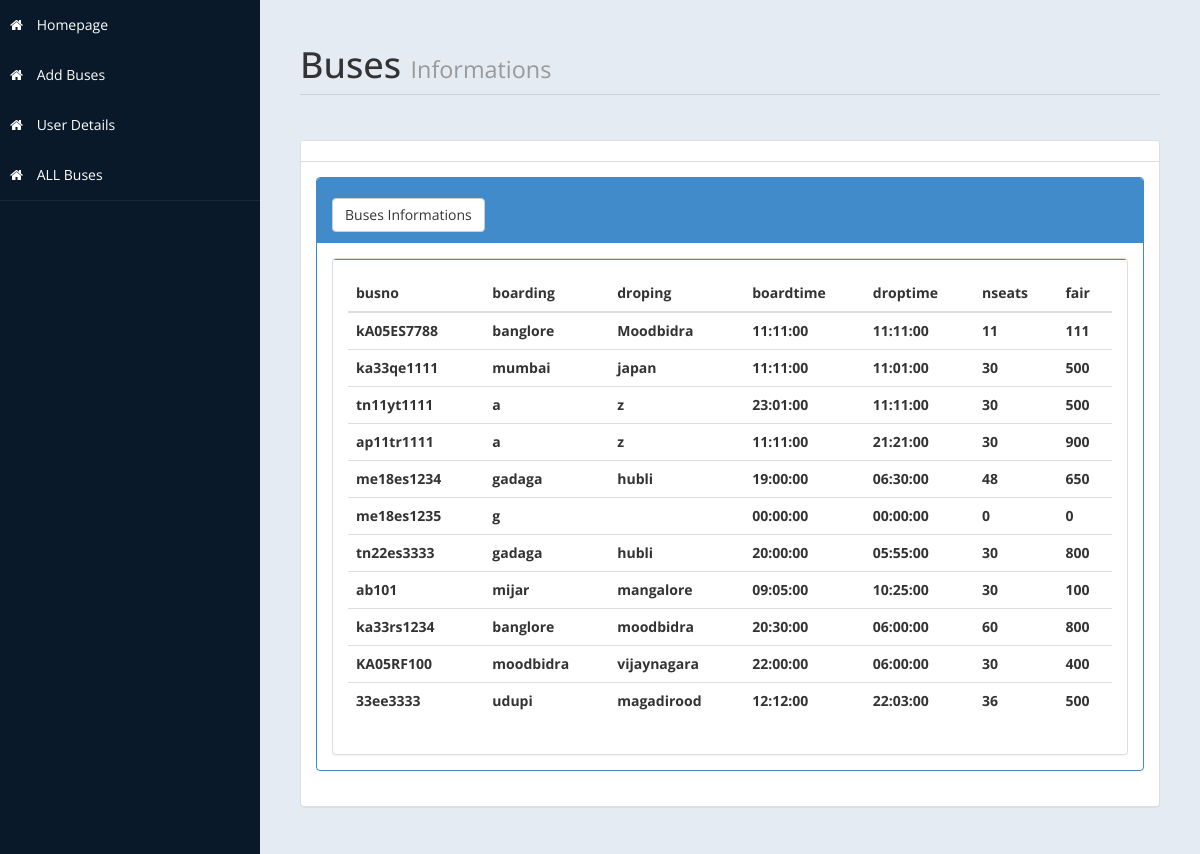
/admin/adminfindbus.php, run on the app's committed database.
### tables this page shows
CREATE TABLE `admin_entry` (
  `bus_id` int(11) NOT NULL,
  `busno` varchar(30) NOT NULL,
  `boarding` char(30) NOT NULL,
  `droping` char(30) NOT NULL,
  `boardtime` time NOT NULL,
  `droptime` time NOT NULL,
  `nseats` int(2) NOT NULL,
  `fair` int(4) NOT NULL,
  `fname` char(30) NOT NULL,
  `lname` char(30) NOT NULL,
  `email` varchar(30) NOT NULL,
  `address1` varchar(30) NOT NULL,
  `address2` varchar(30) NOT NULL,
  `phone` bigint(10) NOT NULL,
  `dlicense` varchar(10) NOT NULL
);

### admin/adminfindbus.php (the view, shortened to what this page needs)
<!DOCTYPE html>
<html xmlns="http://www.w3.org/1999/xhtml">
<head>
    <link href="assets/css/bootstrap.css" rel="stylesheet" />
    <link href="assets/css/font-awesome.css" rel="stylesheet" />
    <link href="assets/js/morris/morris-0.4.3.min.css" rel="stylesheet" />
    <link href="assets/css/custom-styles.css" rel="stylesheet" />
</head>
<body>
    <div id="wrapper">
        <nav class="navbar-default navbar-side" role="navigation">
            <div class="sidebar-collapse">
                <ul class="nav" id="main-menu">
                     <li>
                        <a  href="../index.php"><i class="fa fa-home"></i> Homepage</a>
                        <a  href="adminbusroute.php"><i class="fa fa-home"></i> Add Buses</a>
                         <a  href="userdetails.php"><i class="fa fa-home"></i> User Details</a>
                          <a  href="adminfindbus.php"><i class="fa fa-home"></i> ALL Buses</a>
                    </li>
					</ul>
            </div>
        </nav>
        <div id="page-wrapper">
            <div id="page-inner">
                <div class="row">
                    <div class="col-md-12">
                        <h1 class="page-header">
                            Buses <small>Informations </small>
                        </h1>
                    </div>
                </div>
				<?php
$con = mysqli_connect("localhost","root","","busbook1") or die(mysql_error());
				?>
					<div class="row">
                <div class="col-md-12">
                    <div class="panel panel-default">
                        <div class="panel-heading">
                        </div>
                        <div class="panel-body">
                            <div class="panel-group" id="accordion">
							<div class="panel panel-primary">
                                    <div class="panel-heading">
                                        <h4 class="panel-title">
                                            <a data-toggle="collapse" data-parent="#accordion" href="#collapseTwo">
											<button class="btn btn-default" type="button">
												 Buses Informations   <span class="badge"></span>
											</button>
											</a>
                                        </h4>
                                    </div>
                                    <div id="collapseTwo" class="panel-collapse in" style="height: auto;">
                                        <div class="panel-body">
                                           <div class="panel panel-default">
                        <div class="panel-body">
                            <div class="table-responsive">
                                <table class="table">
                                    <thead>
                                        <tr>
                                            <th>busno</th>
											<th>boarding</th>
                                             <th>droping</th>
                                            <th>boardtime</th>
											<th>droptime</th>
                                             <th>nseats</th>
                                            <th>fair</th>
                                        </tr>
                                    </thead>
                                    <tbody>
									<?php
									$tsql = "call FindBus(1)";
									$tre = mysqli_query($con,$tsql);
									while($trow=mysqli_fetch_array($tre) )
										{
											echo"<tr>
												<th>".$trow['busno']."</th>
                                                <th>".$trow['boarding']."</th>
                                                <th>".$trow['droping']."</th>
												<th>".$trow['boardtime']."</th>
                                                <th>".$trow['droptime']."</th>
                                                <th>".$trow['nseats']."</th>
                                                <th>".$trow['fair']."</th>
												</tr>";
										}
									?>
                                    </tbody>
                                </table>
                            </div>
                        </div>
                    </div>
                                        </div>
                                    </div>
                                </div>
            </div>
        </div>
    </div>
</body>
</html>

### admin/assets/css/custom-styles.css (style rules this page uses)
body { font-family: 'Open Sans', sans-serif; }
#wrapper { width: 100%; background:#09192A; }
#page-wrapper { padding: 15px 15px; min-height: 600px; background:#E5EBF2; }
#page-inner { width:100%; margin:10px 20px 10px 0px; background-color:transparent; padding:10px; min-height:1200px; }
h1, .h1, h2, .h2, h3, .h3 { margin-top: 7px; margin-bottom: -5px; }
h4 { padding-top:10px; }
.page-header { padding-bottom: 9px; margin: 10px 0 45px; border-bottom: 1px solid #C7D1DD; }
.panel-default > .panel-heading { color: #000; background-color: #FFFFFF; border-color: #ddd; font-weight:bold; }
.sidebar-collapse , .sidebar-collapse .nav { background:none; }
.sidebar-collapse .nav { padding:0; }
.sidebar-collapse .nav > li > a { color:#fff; background:transparent; text-shadow:none; }
.sidebar-collapse > .nav > li > a { padding:15px 10px; }
.sidebar-collapse > .nav > li { border-bottom: 1px solid rgba(107, 108, 109, 0.19); }
.navbar-side { border:none; background-color: transparent; }
.navbar-default { border:0px solid black; }
.nav > li > a > i { margin-right:10px; }
@media (min-width:768px) { #page-wrapper { margin: 0 0 0 260px; padding: 15px 30px; min-height: 1200px; } }
@media (min-width:768px) { .navbar-side { z-index: 1; position: absolute; width: 260px; } }

### data on the page
admin_entry: busno "kA05ES7788", boarding "banglore", droping "Moodbidra", boardtime "11:11:00", droptime "11:11:00", nseats "11", fair "111"
admin_entry: busno "ka33qe1111", boarding "mumbai", droping "japan", boardtime "11:11:00", droptime "11:01:00", nseats "30", fair "500"
admin_entry: busno "tn11yt1111", boarding "a", droping "z", boardtime "23:01:00", droptime "11:11:00", nseats "30", fair "500"
admin_entry: busno "ap11tr1111", boarding "a", droping "z", boardtime "11:11:00", droptime "21:21:00", nseats "30", fair "900"
admin_entry: busno "me18es1234", boarding "gadaga", droping "hubli", boardtime "19:00:00", droptime "06:30:00", nseats "48", fair "650"
admin_entry: busno "me18es1235", boarding "g", boardtime "00:00:00", droptime "00:00:00", nseats "0", fair "0"
admin_entry: busno "tn22es3333", boarding "gadaga", droping "hubli", boardtime "20:00:00", droptime "05:55:00", nseats "30", fair "800"
admin_entry: busno "ab101", boarding "mijar", droping "mangalore", boardtime "09:05:00", droptime "10:25:00", nseats "30", fair "100"
admin_entry: busno "ka33rs1234", boarding "banglore", droping "moodbidra", boardtime "20:30:00", droptime "06:00:00", nseats "60", fair "800"
admin_entry: busno "KA05RF100", boarding "moodbidra", droping "vijaynagara", boardtime "22:00:00", droptime "06:00:00", nseats "30", fair "400"
admin_entry: busno "33ee3333", boarding "udupi", droping "magadirood", boardtime "12:12:00", droptime "22:03:00", nseats "36", fair "500"
